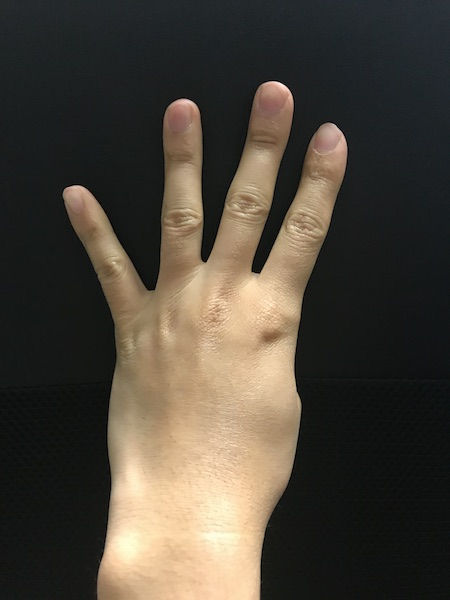
//> input picture images/HB4.jpg, 450 x 600 px
$ ./circle   (built with g++ and OpenCV 4)
//> lines starting //> are read from the running program, lines starting //| are printed output that depends on the picture; after the words box and inside, x2 and y2 are one past the last pixel; in counts of white or black regions, pixels touching at a corner belong together
//
//  main.cpp
//  HandDetectUsingCircle
//
//  Created by 하정수 on 12/08/2017.
//  Copyright © 2017 하정수. All rights reserved.
//

#include <iostream>
#include <fstream>

#include "opencv2/core/core.hpp"
#include "opencv2/highgui/highgui.hpp"
#include "opencv2/opencv.hpp"

#include <math.h>
#include <stdlib.h>
#include <stdio.h>

using namespace std;
using namespace cv;

#define SCALE 1.7

// Method to get Skin Tone
Mat getHandMask(const Mat& image){
    //컬러 공간 변환 BGR->YCrCb
    int Y_MIN = 0;
    int Y_MAX = 255;
    int Cr_MIN = 133; //128
    int Cr_MAX = 173; //173
    int Cb_MIN = 77; //77
    int Cb_MAX = 127; //127
    Mat YCrCb;

    // 이미지 포맷 변환
    cvtColor(image, YCrCb, COLOR_BGR2YCrCb);

    // 피부색이 정의된 색의 범위에 포함되는지 확인하고 포함되면 0으로 나머지는 1로 변환
    inRange(YCrCb,Scalar(Y_MIN,Cr_MIN,Cb_MIN),Scalar(Y_MAX,Cr_MAX,Cb_MAX),YCrCb);

    return YCrCb;
}

//CvPoint와 CvPoint의 거리 계산
double calcDistance(const CvPoint& p1,const CvPoint& p2){
    double p1x = p1.x, p1y = p1.y, p2x = p2.x, p2y = p2.y;
    return sqrt(pow(p1x - p2x,2) + pow(p1y - p2y,2));
}

//CvPoint와 Point의 거리 계산
double calcDistance(const CvPoint& p1,const Point& p2){
    double p1x = p1.x, p1y = p1.y, p2x = p2.x, p2y = p2.y;
    return sqrt(pow(p1x - p2x,2) + pow(p1y - p2y,2));
}

//손바닥의 중심점과 반지름 반환
//입력은 8bit 단일 채널(CV_8U), 반지름을 저장할 double형 변수
Point getHandCenter(const Mat& mask, double& radius){

    //거리 변환 행렬을 저장할 변수
    Mat dst;
    distanceTransform(mask, dst, CV_DIST_L2, 5);  //결과는 CV_32SC1 타입

    //거리 변환 행렬에서 값(거리)이 가장 큰 픽셀의 좌표와, 값을 얻어온다.
    int maxIdx[2];    //좌표 값을 얻어올 배열(행, 열 순으로 저장됨)
    minMaxIdx(dst, NULL, &radius, NULL, maxIdx, mask);   //최소값은 사용 X

    return Point(maxIdx[1], maxIdx[0]);
}

//손가락의 개수를 파악해서 리턴
int getFingerCount(const Mat& mask, Point center, double radius, double scale=2.0){
    //손가락 개수를 세기 위한 원 그리기
    Mat cImg(mask.size(), CV_8U, Scalar(0));
    circle(cImg, center, radius*scale, Scalar(255));
    //circle(cImg, center, (int)(radius*SCALE), Scalar(255, 0, 0), 2);

    //원의 외곽선을 저장할 벡터
    vector<vector<Point>> contours;
    findContours(cImg, contours, CV_RETR_EXTERNAL, CV_CHAIN_APPROX_SIMPLE);

    if(contours.size()==0)   //외곽선이 없을 때 == 손 검출 X
        return -1;

    //외곽선을 따라 돌며 mask의 값이 0에서 1로 바뀌는 지점 확인
    int fingerCount=0;
    for(int i=1; i<contours[0].size(); i++){
        Point p1=contours[0][i-1];
        Point p2=contours[0][i];
        if(mask.at<uchar>(p1.y, p1.x)==0 && mask.at<uchar>(p2.y, p2.x)>1)
            fingerCount++;
    }

    //손목과 만나는 개수 1개 제외
    return fingerCount-1;
}


//특징점이 될만한 점들을 찾는 함수
String detect(IplImage* imgTonedImage,IplImage* imgRealFeed, const Point& center) {
    String info ="";
    CvMemStorage* storage = cvCreateMemStorage();
    CvSeq* first_contour = NULL;
    CvSeq* maxitem=NULL;
    double area=0,areamax=0;
    int maxn=0;
    int Nc = cvFindContours(imgTonedImage,storage,&first_contour,sizeof(CvContour),CV_RETR_LIST);
    int n=0;
    if(Nc>0){
        for( CvSeq* c=first_contour; c!=NULL; c=c->h_next ){
            area=cvContourArea(c,CV_WHOLE_SEQ );
            if(area>areamax){
                areamax=area;
                maxitem=c;
                maxn=n;
            }
            n++;
        }
        CvMemStorage* storage3 = cvCreateMemStorage(0);
        if(areamax>5000){
            maxitem = cvApproxPoly( maxitem, sizeof(CvContour), storage3, CV_POLY_APPROX_DP, 10, 1 );
            CvPoint pt0;
            CvMemStorage* storage1 = cvCreateMemStorage(0);
            CvMemStorage* storage2 = cvCreateMemStorage(0);
            CvSeq* ptseq = cvCreateSeq( CV_SEQ_KIND_GENERIC|CV_32SC2, sizeof(CvContour), sizeof(CvPoint), storage1 );
            CvSeq* hull;
            CvSeq* defects;
            //
            for(int i = 0; i < maxitem->total; i++ ){
                CvPoint* p = CV_GET_SEQ_ELEM( CvPoint, maxitem, i );
                pt0.x = p->x;
                pt0.y = p->y;
                cvSeqPush( ptseq, &pt0 );
                //cvCircle( imgRealFeed, *p, 5, CV_RGB(0,0,50*i), 2, 8,0);
            }
            hull = cvConvexHull2( ptseq, 0, CV_CLOCKWISE, 0 );
            //int hullcount = hull->total;

            defects= cvConvexityDefects(ptseq,hull,storage2  );
            CvConvexityDefect* defectArray;
            int j=0;
            CvFont font;
            char txt[]="0";
            for(;defects;defects = defects->h_next)
            {
                int nomdef = defects->total;
                //printf("nomdef = defects->total : %d\n", nomdef);
                if(nomdef == 0)
                    continue;
                defectArray = (CvConvexityDefect*)malloc(sizeof(CvConvexityDefect)*nomdef);
                //printf("sizeof(defectArray)/sizeof(*defectArray) : %lu\n",(int)sizeof(defectArray)/sizeof(*defectArray));
                cvCvtSeqToArray(defects,defectArray, CV_WHOLE_SEQ);
                for(int i=0; i<nomdef; i++){
                    txt[0]='0'+i;
                    //printf(" defect depth for defect %d %f %d %d\n",i,defectArray[i].depth, defectArray[i].start->x,defectArray[i].start->y);
                    cvLine(imgRealFeed, *(defectArray[i].start), *(defectArray[i].depth_point),CV_RGB(255,255,0),1, CV_AA, 0 );
                    cvCircle( imgRealFeed, *(defectArray[i].depth_point), 5, CV_RGB(0,255,0), 2, 8,0);
                    cvCircle( imgRealFeed, *(defectArray[i].start), 5, CV_RGB(255,0,0), 2, 8,0);
                    cvLine(imgRealFeed, *(defectArray[i].depth_point), *(defectArray[i].end),CV_RGB(255,255,0),1, CV_AA, 0 );
                    if(i!=5){
                        //손가락이 5개가 아닐때 i가 손가락의 갯수보다 하나 작은 수까지 돌아야한다. *(defectArray[i+1].start 때문에
                        if(nomdef!=6 && nomdef>i){
                            cvLine(imgRealFeed, *(defectArray[i].start), *(defectArray[nomdef-1].start),CV_RGB(200,255,200),1, CV_AA, 0 );
                        }
                        else{
                            cvLine(imgRealFeed, *(defectArray[i].start), *(defectArray[i+1].start),CV_RGB(200,255,200),1, CV_AA, 0 );
                            printf("손 끝과 끝 %d %d %f\n",i, i+1, calcDistance(*(defectArray[i].start), *(defectArray[i+1].start)));
                        }
                    }
                    else{
                        //손가락이 5개이면 마지막 점과 첫번째 선을 연결
                        cvLine(imgRealFeed, *(defectArray[5].start), *(defectArray[0].start),CV_RGB(200,255,200),1, CV_AA, 0 );
                        printf("손 끝과 끝 %d %d %f\n",5, 0, calcDistance(*(defectArray[5].start), *(defectArray[0].start)));
                    }

                    //손바닥 중심과 손가락 끝 연결
                    cvLine(imgRealFeed, center, *(defectArray[i].start),CV_RGB(255,0,0),1, CV_AA, 0);
                    cvLine(imgRealFeed, center, *(defectArray[i].depth_point),CV_RGB(0,255,0),1, CV_AA, 0);
                    cvInitFont(&font, CV_FONT_HERSHEY_SIMPLEX, 0.7, 0.7, 0, 2, CV_AA);
                    cvPutText(imgRealFeed, txt, *(defectArray[i].depth_point), &font, cvScalar(0, 255, 0, 0));
                    cvPutText(imgRealFeed, txt, *(defectArray[i].start), &font, cvScalar(0, 0, 255, 0));
                    //printf("%d x= %d y= %d \n", i,  defectArray[i].start->x,defectArray[i].start->y);
                }

                //txt[0]='0'+nomdef-1;


                //손가락이 5개일때만 적용
                if(nomdef == 6){
                    printf("%d %d \n",defectArray[1].depth_point->x,defectArray[1].depth_point->y);
                    printf("엄지손가락과 새끼손가락의 길이:\n %f \n",calcDistance(*(defectArray[1].start), *(defectArray[3].start)));
                    cvLine(imgRealFeed, *(defectArray[1].start), *(defectArray[3].start),CV_RGB(160,160,160),1, CV_AA, 0 );
                    printf("중심점과 각 손가락 사이의 길이:\n %.2f %.2f %.2f %.2f \n",
                           calcDistance(*(defectArray[0].depth_point), center),
                           calcDistance(*(defectArray[5].depth_point), center),
                           calcDistance(*(defectArray[4].depth_point), center),
                           calcDistance(*(defectArray[3].depth_point), center));
                    printf("중심점과 각 손가락 끝의 길이:\n %.2f %.2f %.2f %.2f %.2f \n",
                           calcDistance(*(defectArray[1].start), center),
                           calcDistance(*(defectArray[0].start), center),
                           calcDistance(*(defectArray[5].start), center),
                           calcDistance(*(defectArray[4].start), center),
                           calcDistance(*(defectArray[3].start), center));
                    printf("손목길이 %f \n", calcDistance(*(defectArray[1].depth_point), *(defectArray[2].depth_point)));
                    cvLine(imgRealFeed, *(defectArray[1].depth_point), *(defectArray[2].depth_point),CV_RGB(255,255,0),1, CV_AA, 0 );
                    printf("중심 점과 각 손목 점과의 거리:\n %f %f\n",
                           calcDistance(*(defectArray[1].depth_point), center),
                           calcDistance(*(defectArray[2].depth_point), center));

                    info = "중심 점과 각 손가락 사이의 길이 : "+
                    to_string(calcDistance(*(defectArray[0].depth_point), center))+" |\t"+
                    to_string(calcDistance(*(defectArray[5].depth_point), center))+" |\t"+
                    to_string(calcDistance(*(defectArray[4].depth_point), center))+" |\t"+
                    to_string(calcDistance(*(defectArray[3].depth_point), center))+"\n"+
                    "손목길이 : "+
                    to_string(calcDistance(*(defectArray[1].depth_point), *(defectArray[2].depth_point)))+"\n"+
                    "중심 점과 각 손목 점과의 거리 : "+
                    to_string(calcDistance(*(defectArray[1].depth_point), center))+" |\t"+
                    to_string(calcDistance(*(defectArray[2].depth_point), center))+"\n";


                }

                j++;
                free(defectArray);
            }
            cvReleaseMemStorage( &storage );
            cvReleaseMemStorage( &storage1 );
            cvReleaseMemStorage( &storage2 );
            cvReleaseMemStorage( &storage3 );
        }
    }
    return info;
}
Mat blackFilter(const Mat &image){
    Mat mask(image.size(), CV_8UC3, Scalar(0,0,0));
    mask = image.clone();

    for ( int i = 0 ;i < mask.rows; i++){
        for ( int j =0; j <mask.cols;j++){
            if(mask.at<Vec3b>(i,j)[0]<=48 &&mask.at<Vec3b>(i,j)[0]<=72 &&mask.at<Vec3b>(i,j)[0]<=73){
                mask.at<Vec3b>(i,j)[0] = 0;
                mask.at<Vec3b>(i,j)[1] = 0;
                mask.at<Vec3b>(i,j)[2] = 0;
            }
        }
    }
    return mask;
}
//텍스트 파일에 저장
void writeFile(String savePath, String info){
    cout << "writeFile..." <<endl;
    ofstream output;
    output.open(savePath);
    output << info << endl;
    output.close();
}

int main(){
    String info="";
    //이미지가 저장되어 있는 PATH
    String filePath = "./images/";
    //txt파일을 저장할 PATH
    String savePath = "./outputtxt/";

    //불러올 이미지 이름
    String imgName = "HB4";

    //테스트할 이미지
    //Xcode에서는 PATH 설정에 유의
    Mat image = imread(filePath+imgName+".jpg");
//> image is the input picture: 600 rows x 450 cols, CV_8UC3; mean B, G, R 57.3, 67.7, 74.6

    //txt를 저장할 PATH 설정
    savePath = savePath+imgName+".txt";

    //이미지 크기 변환
    cv::resize(image,image, cv::Size(450, 600), 0, 0, CV_INTER_NN );

    Mat originimage = image.clone();
    IplImage *rawImage = 0, *yuvImage = 0;

    Mat mask = blackFilter(image);
//> after the loop in blackFilter, `for ( int i = 0 ;i < mask.rows; i++)`:
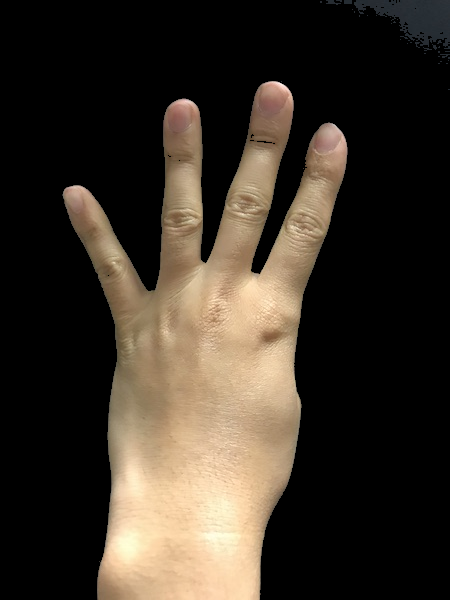
//> mask: 600 rows x 450 cols, CV_8UC3; mean B, G, R 39.8, 50.1, 58.7
    cv::imshow("blackFiltered image",mask);

    //Mask이미지 저장
    mask=getHandMask(mask);
//> in getHandMask, `inRange(YCrCb,Scalar(Y_MIN,Cr_MIN,Cb_MIN),Scalar(Y_MAX,Cr_MAX,Cb_MAX),..`:
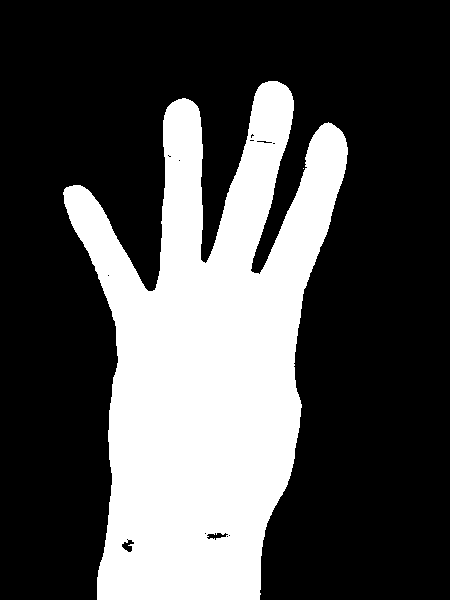
//> YCrCb: 600 rows x 450 cols, CV_8UC1; 30.5% white; 2 white regions (1 under 20 px), largest, box (x1, y1, x2, y2) and area: (63, 81, 348, 600) 82333
    cv::imshow("mask", mask);
    //침식 함수 : 필터 내부의 가장 낮은(어두운)값으로 변환(and연산)
    erode(mask, mask, Mat(3, 3, CV_8U, Scalar(1)), Point(-1, -1), 2);
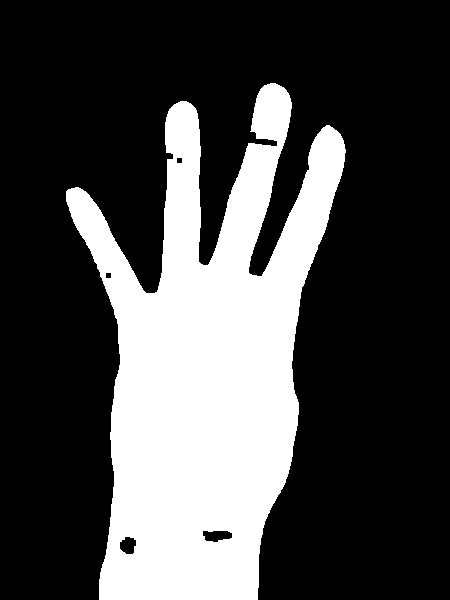
//> mask: 600 rows x 450 cols, CV_8UC1; 28.5% white; 1 white region, box (x1, y1, x2, y2) and area: (66, 83, 346, 600) 76885

    cv::imshow("erode_mask", mask);
    //imwrite("./outputimages/"+imgName+"_mask.jpg",mask);

    double radius;

    //손바닥의 중간점을 Point형으로 반환
    Point center=getHandCenter(mask, radius);
//> in getHandCenter, `distanceTransform(mask, dst, CV_DIST_L2, 5);`:
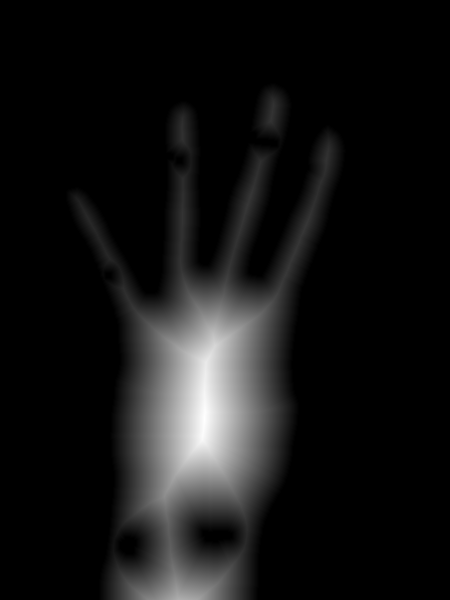
//> dst: 600 rows x 450 cols, CV_32FC1; min 0, max 94, mean 7.6; drawn with min black and max white
//> in getHandCenter, `minMaxIdx(dst, NULL, &radius, NULL, maxIdx, mask);`: radius = 94; maxIdx = [417, 204]
//> radius = 94; center = Point(204, 417)

    info = "손바닥 중심점 좌표 : "+to_string(center.x)+", "+to_string(center.y)+"\n";
    info = info + "반지름 : "+to_string(radius)+"\n";
    //손바닥 중간점을 이용해 손가락 개수를 파악
    int fingernum = getFingerCount(mask, center, radius,SCALE);
//> in getFingerCount, `circle(cImg, center, radius*scale, Scalar(255));`:
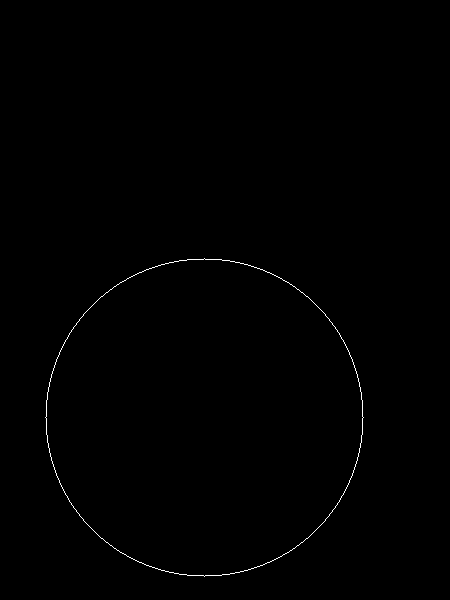
//> cImg: 600 rows x 450 cols, CV_8UC1; 0.33% white in thin lines or dots, all inside (x1, y1, x2, y2) = (45, 258, 364, 577)
//> in getFingerCount, `findContours(cImg, contours, CV_RETR_EXTERNAL, CV_CHAIN_APPROX_SIMPLE);`: contours = 1 contour; box (x1, y1, x2, y2) and area: (45, 258, 364, 577) 78932
//> the loop in getFingerCount, `for(int i=1; i<contours[0].size(); i++)` made 451 passes
//> (p1, p2) on passes 1 to 8: (Point(204, 258), Point(203, 259)), (Point(203, 259), Point(187, 259)), (Point(187, 259), Point(186, 260)), (Point(186, 260), Point(179, 260)), (Point(179, 260), Point(178, 261)), (Point(178, 261), Point(174, 261)), (Point(174, 261), Point(173, 262)), (Point(173, 262), Point(169, 262))
//> after the loop in getFingerCount, `for(int i=1; i<contours[0].size(); i++)`: fingerCount = 5
//> fingernum = 4

    cout<<"손바닥 중심점 좌표:"<<center<<", 반지름:"<<radius<<", 손가락 개수"<<fingernum<<endl;
//| 손바닥 중심점 좌표:[204, 417], 반지름:94, 손가락 개수4

    yuvImage = new IplImage(mask);
    rawImage = new IplImage(image);

    /***
     * Detect hand features on rawImage
     * IplImage를 이용해서 함수의 인자로 넘기지만 포인터 형이기 때문에
     * IplImage to Mat을 할 필요없이 바로 image가 변한다.
     ***/
    info = info + detect(yuvImage,rawImage, center);
//> in detect, `int Nc = cvFindContours(imgTonedImage,storage,&first_contour,sizeof(Cv..`: first_contour = 5 contours; box (x1, y1, x2, y2) and area: (66, 83, 346, 599) 76153, (202, 530, 233, 543) 283, (119, 536, 137, 555) 236, (105, 272, 112, 279) 34, (176, 157, 183, 164) 34; Nc = 5
//> the loop in detect, `for( CvSeq* c=first_contour; c!=NULL; c=c->h_next )` made 5 passes
//> (area, areamax) on passes 1, 2, 5: (235.5, 235.5), (283, 283), (76153, 76153)
//> after the loop in detect, `for( CvSeq* c=first_contour; c!=NULL; c=c->h_next )`: areamax = 76153; maxn = 4; n = 5
//> in detect, `maxitem = cvApproxPoly( maxitem, sizeof(CvContour), storage3, CV_POLY_..`: maxitem = 1 contour; box (x1, y1, x2, y2) and area: (66, 83, 346, 599) 77900
//> the loop in detect, `for(int i = 0; i < maxitem->total; i++ )` made 23 passes
//> in detect, `hull = cvConvexHull2( ptseq, 0, CV_CLOCKWISE, 0 );`: hull = 9 items
//> in detect, `defects= cvConvexityDefects(ptseq,hull,storage2  );`: defects = 6 items
//> the loop in detect, `for(;defects;defects = defects->h_next)` made 1 pass
//> (nomdef, p1x in calcDistance, p1y in calcDistance, p2x in calcDistance, p2y in calcDistance, p1x in calcDistance (second call), p1y in calcDistance (second call), p2x in calcDistance (second call)) on pass 1: (6, 275, 83, 66, 191, 118, 324, 204)
//> (printed output is left out)
//> pass 1, in detect, `cvLine(imgRealFeed, *(defectArray[1].start), *(defectArray[3].start),C..`:
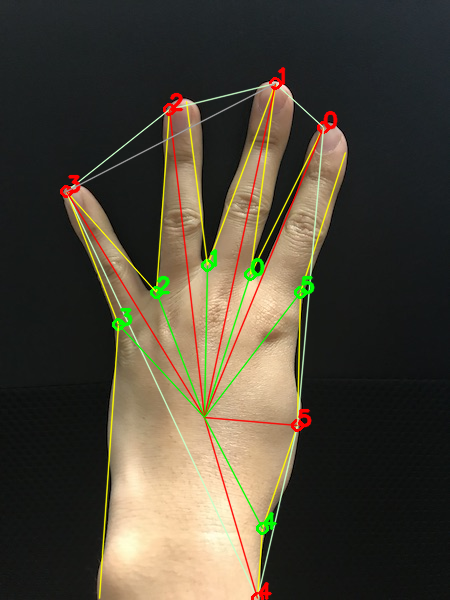
//> imgRealFeed: 600 rows x 450 cols, CV_8UC3; 6.47% of pixels changed, all inside (x1, y1, x2, y2) = (60, 67, 347, 600)
//> after the loop in detect, `for(;defects;defects = defects->h_next)`: defects = 0 contours; j = 1

    //손가락 갯수를 창에 표시
    char txt[]="0";
    CvFont font;
    txt[0]='0'+fingernum;
//> txt = '4'
    cvInitFont(&font, CV_FONT_HERSHEY_SIMPLEX, 1.0, 1.0, 0, 5, CV_AA);
    cvPutText(rawImage, txt, cvPoint(50, 50), &font, cvScalar(0, 0, 255, 0));
//> rawImage: 600 rows x 450 cols, CV_8UC3; mean B, G, R 55.3, 69.6, 76.7

    info = info +"손가락 개수 : "+ to_string(fingernum);

    //손바닥 중심점 그리기
    circle(image, center, 5, Scalar(255, 0, 0), -1);

    //손바닥 영역 그리기
    circle(image, center, (int)(radius*SCALE), Scalar(255, 0, 0), 2);
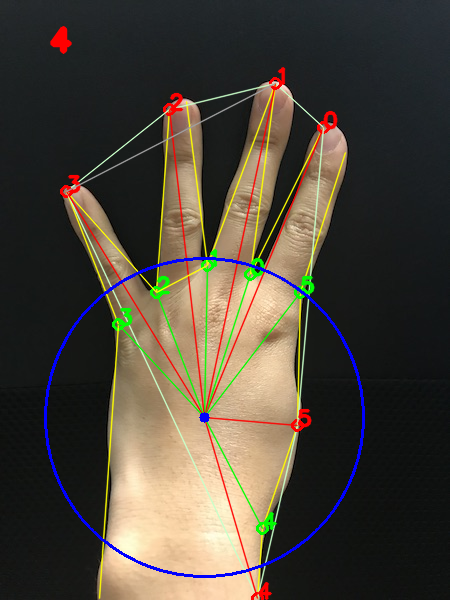
//> image: 600 rows x 450 cols, CV_8UC3; mean B, G, R 57.6, 68.7, 75.7

    //이미지에 대한 정보가 테스트 파일에 저장
    writeFile(savePath, info);
    imwrite("./outputimages/"+imgName+".jpg",image);
    imshow("Detect points on Image", image);

    waitKey(0);

}
